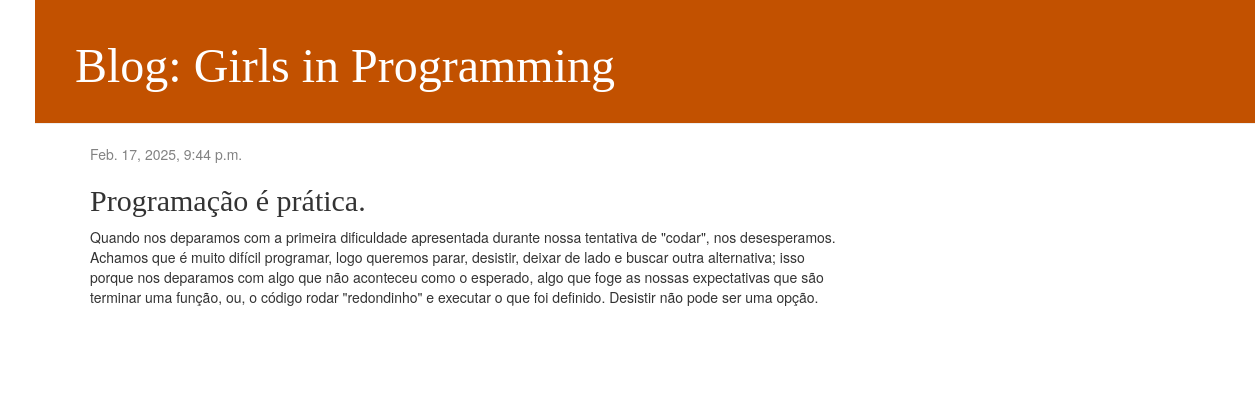
The app's page /post/1/ with its own data.
### blog/models.py (models this page shows, shortened)
class Post(models.Model):
    author = models.ForeignKey(settings.AUTH_USER_MODEL, on_delete=models.CASCADE)
    title = models.CharField(max_length=200)
    text = models.TextField()
    created_date = models.DateTimeField(default=timezone.now)
    published_date = models.DateTimeField(blank=True, null=True)

### blog/views.py (the view)
# urls.py: path('post/<int:pk>/', views.post_detail, name='post_detail'),
def post_detail(request, pk):
    post = get_object_or_404(Post, pk=pk)
    return render(request, 'blog/post_detail.html', {'post': post})

### blog/templates/blog/post_detail.html (shortened to what this page needs)
{% extends 'blog/base.html' %}
{% load static %}
        {% block content %}
            <div class="post">
                {% if post.published_date %}
                    <div class="date">
                        {{ post.published_date }}
                    </div>
                {% endif %}
                <h2>{{ post.title }}</h2>
                <p>{{ post.text|linebreaksbr }}</p>
            </div>
        {% endblock %}

### blog/static/css/blog.css (style rules this page uses)
body { padding-left: 35px; }
h1, h2, h3, h4 { font-family: 'Playfair Display', serif; }
.date { color: #828282; }
.post { margin-bottom: 70px; }

### records on screen
Post: published_date "Feb. 17, 2025, 9:44 p.m.", title "Programação é prática.", text "Quando nos deparamos com a primeira dificuldade apresentada durante nossa tentativa de \"codar\", nos desesperamos. Achamos que é muito difícil programar, logo queremos parar, desistir, deixar de lado e buscar outra alternativa; isso porque nos deparamos com algo que não aconteceu como o esperado, algo que foge as nossas expectativas que são terminar uma função, ou, o código rodar \"redondinho\" e executar o que foi definido. Desistir não pode ser uma opção."
